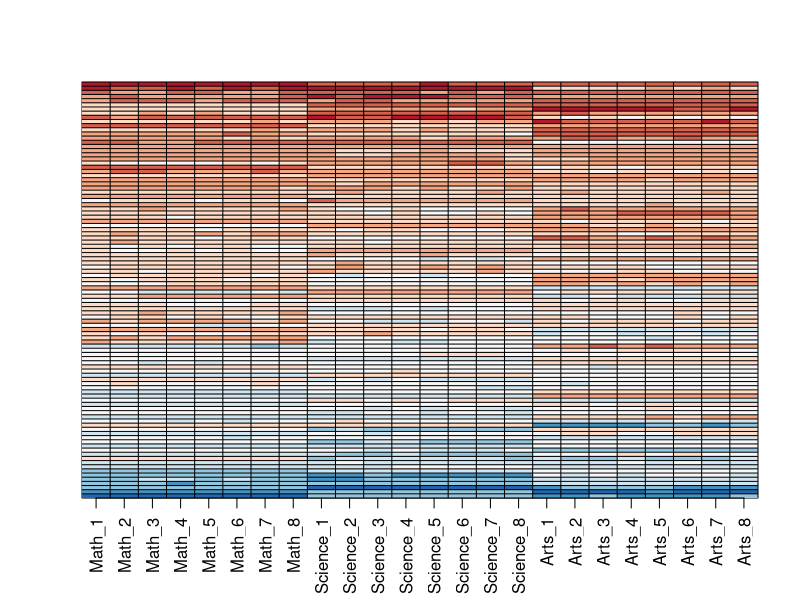
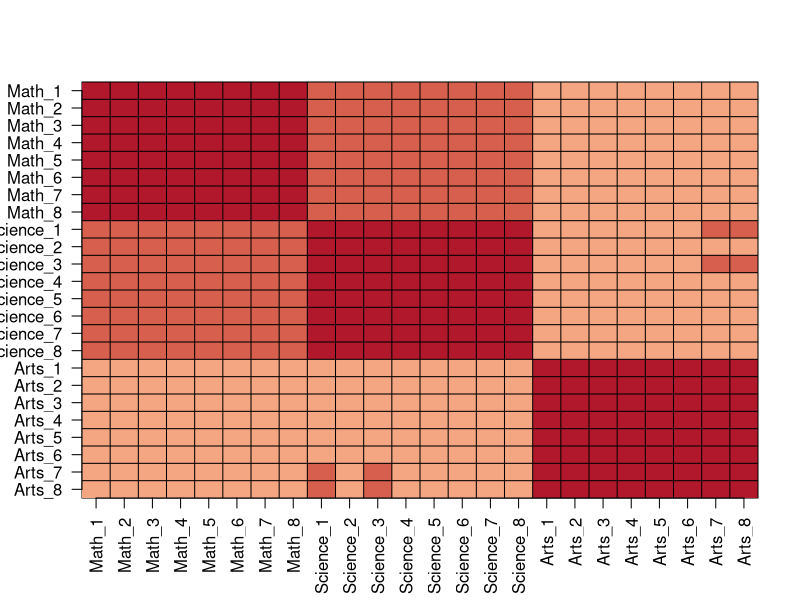
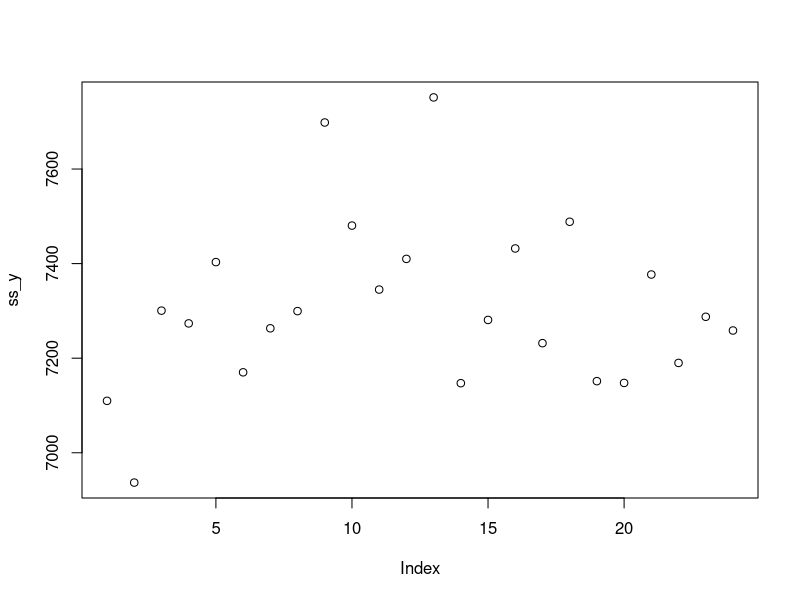
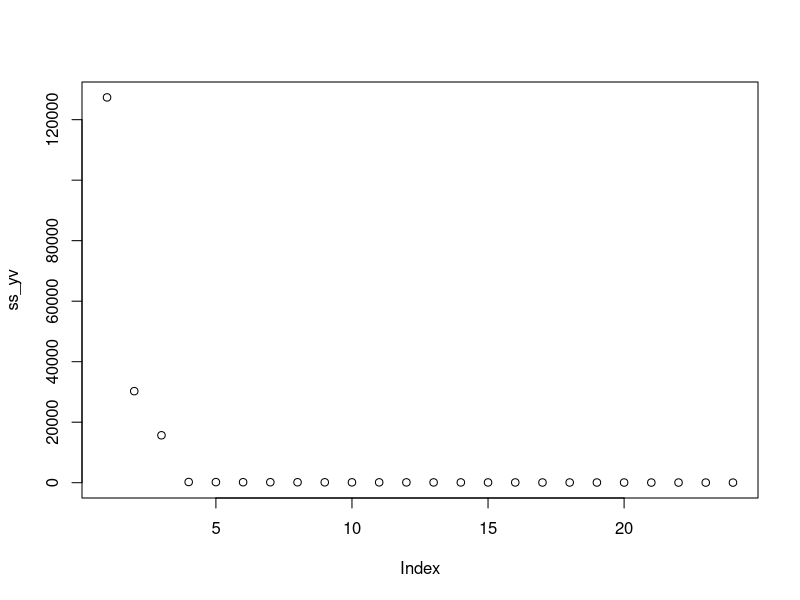
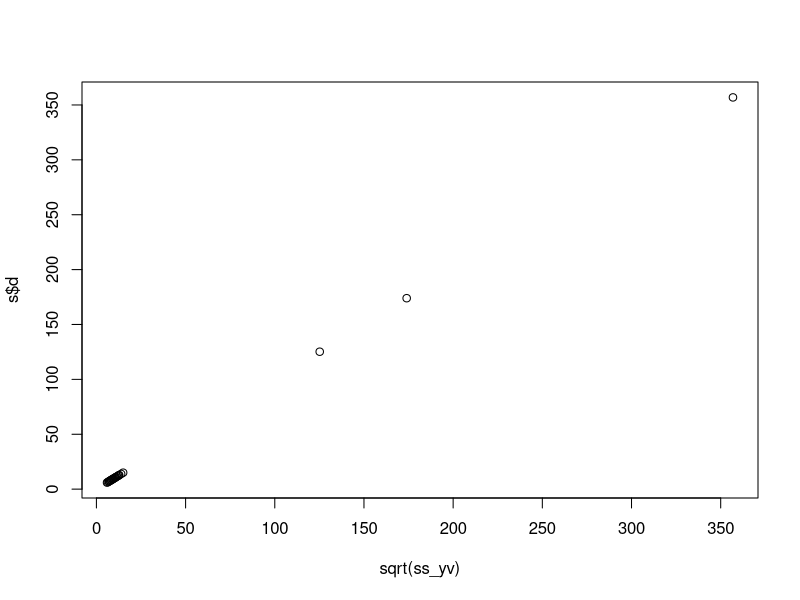
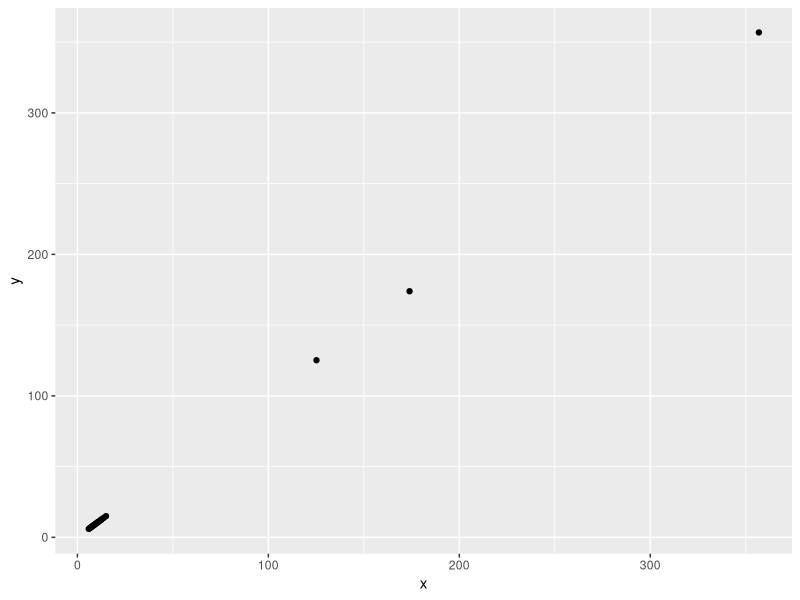
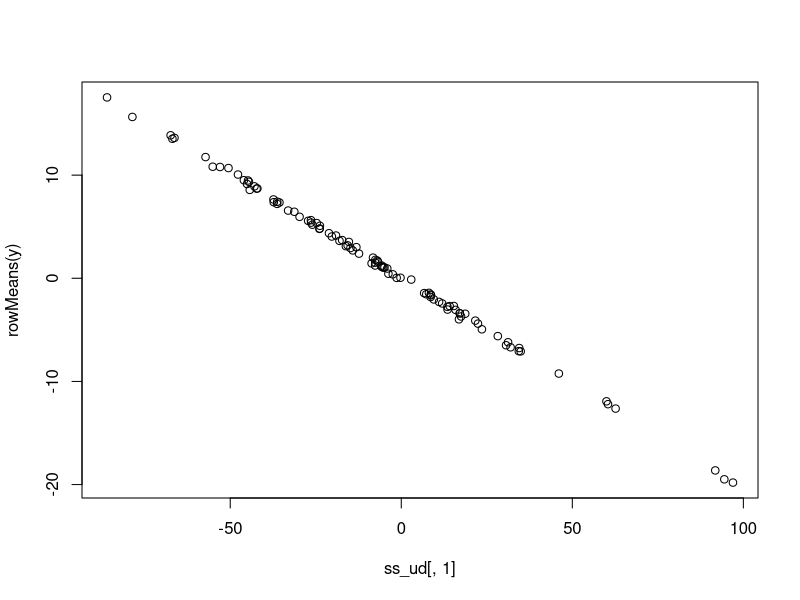
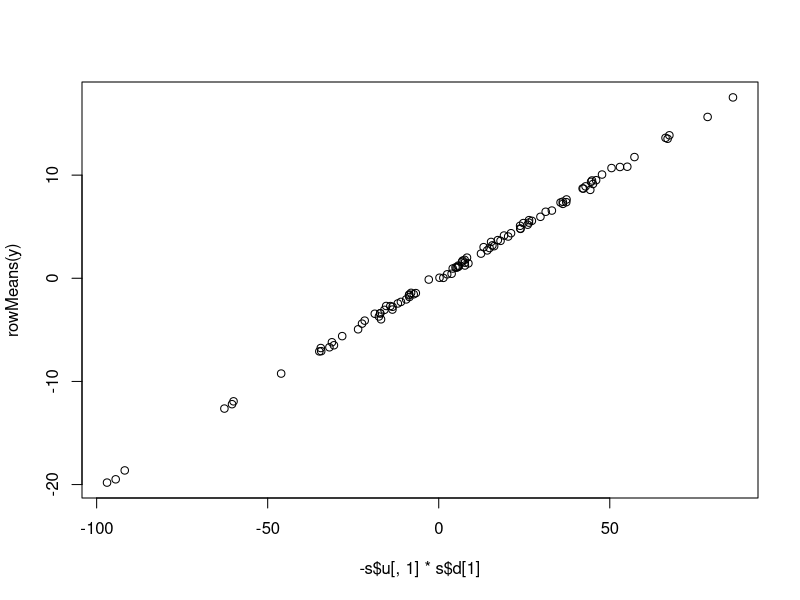

Write R code to recreate these figures, in order.
library(dslabs)
library(tidyverse)
library(caret)

set.seed(1987, sample.kind="Rounding")
n <- 100
k <- 8
Sigma <- 64  * matrix(c(1, .75, .5, .75, 1, .5, .5, .5, 1), 3, 3) 
m <- MASS::mvrnorm(n, rep(0, 3), Sigma)
m <- m[order(rowMeans(m), decreasing = TRUE),]
y <- m %x% matrix(rep(1, k), nrow = 1) + matrix(rnorm(matrix(n*k*3)), n, k*3)
colnames(y) <- c(paste(rep("Math",k), 1:k, sep="_"),
                 paste(rep("Science",k), 1:k, sep="_"),
                 paste(rep("Arts",k), 1:k, sep="_"))

summary(m)
summary(y)
class(y)


# Q1
my_image <- function(x, zlim = range(x), ...){
  colors = rev(RColorBrewer::brewer.pal(9, "RdBu"))
  cols <- 1:ncol(x)
  rows <- 1:nrow(x)
  image(cols, rows, t(x[rev(rows),,drop=FALSE]), xaxt = "n", yaxt = "n",
        xlab="", ylab="",  col = colors, zlim = zlim, ...)
  abline(h=rows + 0.5, v = cols + 0.5)
  axis(side = 1, cols, colnames(x), las = 2)
}

my_image(y)
y[1,]
y[nrow(y),]

# Q2
my_image(cor(y), zlim = c(-1,1))
range(cor(y))
axis(side = 2, 1:ncol(y), rev(colnames(y)), las = 2)

# Q3
# Use the function svd to compute the SVD of y. This function will return  U ,  V , and the diagonal entries of  D .
s <- svd(y)
names(s)
summary(s)
# You can check that the SVD works by typing
y_svd <- s$u %*% diag(s$d) %*% t(s$v)
max(abs(y - y_svd))
# Compute the sum of squares of the columns of  Y  and store them in ss_y
ss_y <- sapply(1:ncol(y), function(i){
  sum(y[,i]^2)
})
ss_y
# Then compute the sum of squares of columns of the transformed  YV  and store them in ss_yv
yv <- y %*% s$v
ss_yv <- sapply(1:ncol(yv), function(i){
  sum(yv[,i]^2)
})
ss_yv
# Confirm that sum(ss_y) is equal to sum(ss_yv)
sum(ss_y)
sum(ss_yv)
# Malliratkaisu
ss_y <- apply(y^2, 2, sum)
ss_yv <- apply((y%*%s$v)^2, 2, sum)
sum(ss_y)
sum(ss_yv)

# Q4
# Plot ss_y against the column number
plot(ss_y)
# do the same for ss_yv
plot(ss_yv)
# Vastaus: The plots can be made using plot(ss_y) and plot(ss_yv). 
# We see that the variability of the columns of  YV  is decreasing. 
# Furthermore, we see that, relative to the first three, 
# the variability of the columns beyond the third is almost 0.

# Q5
plot(sqrt(ss_yv), s$d)
# Mallivastaus
data.frame(x = sqrt(ss_yv), y = s$d) %>%
  ggplot(aes(x,y)) +
  geom_point()

# Q6
# Now compute the percent of the total variability that is explained by just the first three columns of  YV .
pca <- prcomp(yv)
summary(pca)
# Explanation: The total variability explained can be calculated 
# using the following code: sum(s$d[1:3]^2) / sum(s$d^2). We see
# that almost 99% of the variability is explained by the first 
# three columns of  YV=UD . So we get the sense that we should
# be able to explain much of the variability and structure we 
# found while exploring the data with a few columns.
sum(s$d[1:3]^2) / sum(s$d^2)

# Q7
# identical(t(s$u %*% diag(s$d)), sweep(s$u, 2, s$d, FUN = "*"))
identical(s$u %*% diag(s$d), sweep(s$u, 2, s$d, FUN = "*"))
#identical(s$u %*% t(diag(s$d)), sweep(s$u, 2, s$d, FUN = "*"))
# identical(s$u %*% diag(s$d), sweep(s$u, 2, s, FUN = "*"))

# Q8 Compute the average score for each student, plot it against  U1d1,1 , and describe what you find
ss_ud <- s$u %*%   diag(s$d)
plot(ss_ud[ ,1], rowMeans(y))
# Mallivastaus
plot(-s$u[,1]*s$d[1], rowMeans(y))

# Q9 
# Mallivastaus
my_image(s$v)

# Q10
plot(s$u[,1], ylim = c(-0.25, 0.25))
plot(s$v[,1], ylim = c(-0.25, 0.25))
with(s, my_image((u[, 1, drop=FALSE]*d[1]) %*% t(v[, 1, drop=FALSE])))
my_image(y)

# Q11
resid <- y - with(s,(u[, 1, drop=FALSE]*d[1]) %*% t(v[, 1, drop=FALSE]))
my_image(cor(resid), zlim = c(-1,1))
axis(side = 2, 1:ncol(y), rev(colnames(y)), las = 2)
# Mallivastaus
plot(s$u[,2], ylim = c(-0.5, 0.5))
plot(s$v[,2], ylim = c(-0.5, 0.5))
with(s, my_image((u[, 2, drop=FALSE]*d[2]) %*% t(v[, 2, drop=FALSE])))
my_image(resid)

# Q12
resid <- y - with(s,sweep(u[, 1:2], 2, d[1:2], FUN="*") %*% t(v[, 1:2]))
my_image(cor(resid), zlim = c(-1,1))
axis(side = 2, 1:ncol(y), rev(colnames(y)), las = 2)
# Mallivastaus
plot(s$u[,3], ylim = c(-0.5, 0.5))
plot(s$v[,3], ylim = c(-0.5, 0.5))
with(s, my_image((u[, 3, drop=FALSE]*d[3]) %*% t(v[, 3, drop=FALSE])))
my_image(resid)

# Q13
resid <- y - with(s,sweep(u[, 1:3], 2, d[1:3], FUN="*") %*% t(v[, 1:3]))
my_image(cor(resid), zlim = c(-1,1))
axis(side = 2, 1:ncol(y), rev(colnames(y)), las = 2)
# Mallivastaus
y_hat <- with(s,sweep(u[, 1:3], 2, d[1:3], FUN="*") %*% t(v[, 1:3]))
my_image(y, zlim = range(y))
my_image(y_hat, zlim = range(y))
my_image(y - y_hat, zlim = range(y))
